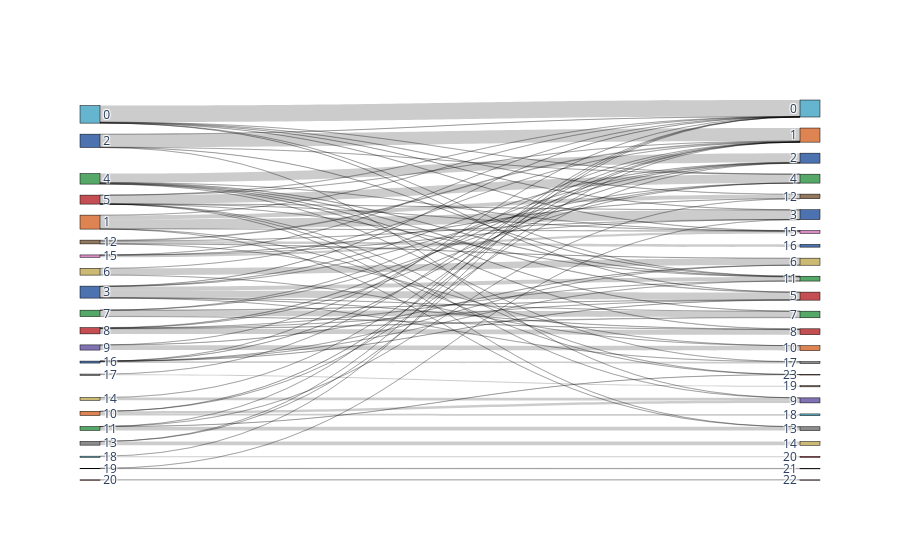
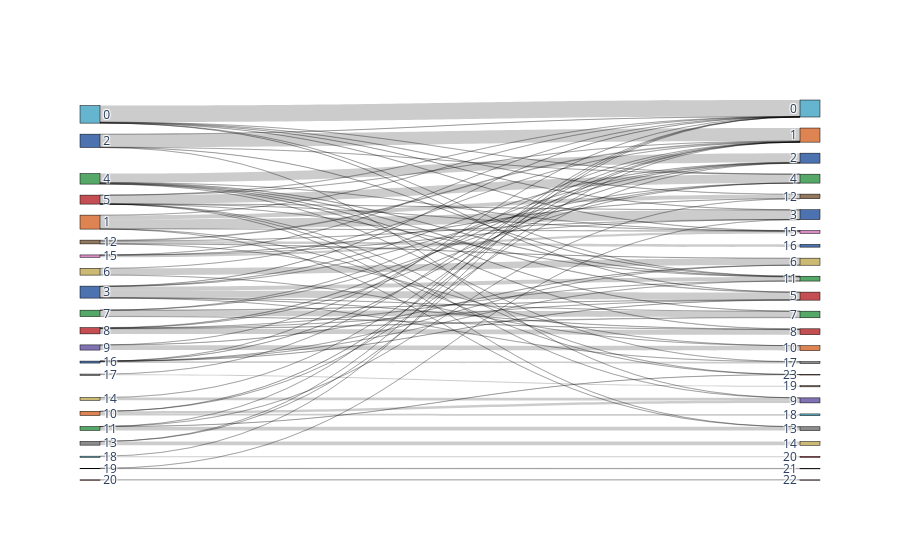

Write notebook code for charts like these, in order.
### Code cell
bc.tl.report(adata_pred=adata, celltype='leiden_reg_before_hvg', method='without_regress_out', analysis_name=analysis_name,
                        test_dataset='adata_new', name_prediction='leiden', name_report='compare_leiden', use_raw=False,
                        remove_nonshared=False, clustering='leiden', asymmetric_matrix=True, delimiter='\t', verbose=True)

### Figure 1 — Plotly figure (JSON) as saved in the notebook; plotly's stock layout.template omitted (floating-point values rounded to 4 significant figures)
{"data": [{"link": {"source": [12, 12, 12, 12, 12, 4, 4, 4, 4, 4, 4, 4, 5, 5, 5, 5, 5, 5, 5, 5, 5, 16, 16, 16, 16, 16, 16, 10, 10, 10, 10, 2, 2, 2, 2, 2, 6, 6, 6, 15, 15, 15, 15, 7, 7, 7, 7, 7, 11, 11, 11, 11, 3, 3, 3, 3, 3, 3, 3, 3, 13, 13, 13, 8, 8, 8, 8, 8, 8, 14, 14, 17, 17, 1, 1, 1, 1, 1, 1, 9, 9, 9, 0, 0, 0, 0, 0, 0, 0, 18, 18, 20, 19, 19], "target": [22, 31, 27, 37, 24, 23, 38, 36, 28, 26, 29, 32, 22, 25, 30, 36, 34, 21, 44, 32, 24, 23, 38, 27, 26, 21, 32, 22, 23, 30, 39, 22, 25, 30, 21, 32, 22, 31, 27, 36, 33, 21, 24, 23, 25, 28, 26, 29, 33, 34, 21, 44, 23, 25, 38, 28, 26, 21, 29, 32, 22, 35, 21, 23, 25, 28, 26, 29, 32, 22, 30, 22, 40, 36, 33, 34, 21, 44, 24, 22, 31, 27, 25, 36, 33, 26, 21, 32, 24, 21, 41, 43, 42, 24], "value": [54, 1, 7, 184, 11, 612, 3, 1, 5, 37, 27, 29, 1, 594, 2, 2, 1, 3, 3, 1, 1, 6, 114, 1, 7, 3, 2, 2, 1, 156, 124, 883, 1, 1, 5, 12, 1, 2, 457, 145, 10, 4, 1, 2, 2, 406, 9, 16, 1, 255, 1, 8, 23, 4, 8, 3, 482, 3, 14, 274, 1, 250, 1, 32, 2, 34, 9, 339, 8, 1, 182, 9, 76, 18, 278, 3, 7, 1, 639, 3, 334, 13, 1, 23, 23, 1, 1122, 2, 14, 2, 72, 13, 27, 1]}, "node": {"color": ["#64b5cd", "#dd8452", "#4c72b0", "#4c72b0", "#55a868", "#c44e52", "#ccb974", "#55a868", "#c44e52", "#8172b3", "#dd8452", "#55a868", "#937860", "#8c8c8c", "#ccb974", "#da8bc3", "#4c72b0", "#8c8c8c", "#64b5cd", "#937860", "#c44e52", "#64b5cd", "#dd8452", "#4c72b0", "#4c72b0", "#55a868", "#c44e52", "#ccb974", "#55a868", "#c44e52", "#8172b3", "#dd8452", "#55a868", "#937860", "#8c8c8c", "#ccb974", "#da8bc3", "#4c72b0", "#8c8c8c", "#64b5cd", "#937860", "#c44e52", "#8172b3", "#da8bc3", "#dd8452"], "label": ["0", "1", "2", "3", "4", "5", "6", "7", "8", "9", "10", "11", "12", "13", "14", "15", "16", "17", "18", "19", "20", "0", "1", "2", "3", "4", "5", "6", "7", "8", "9", "10", "11", "12", "13", "14", "15", "16", "17", "18", "19", "20", "21", "22", "23"], "line": {"color": "black", "width": 0.5}, "pad": 15, "thickness": 20}, "type": "sankey"}], "layout": {}}

### Figure 2 — Plotly figure (JSON) as saved in the notebook; plotly's stock layout.template omitted (floating-point values rounded to 4 significant figures)
{"data": [{"link": {"source": [12, 12, 12, 12, 12, 4, 4, 4, 4, 4, 4, 4, 5, 5, 5, 5, 5, 5, 5, 5, 5, 16, 16, 16, 16, 16, 16, 10, 10, 10, 10, 2, 2, 2, 2, 2, 6, 6, 6, 15, 15, 15, 15, 7, 7, 7, 7, 7, 11, 11, 11, 11, 3, 3, 3, 3, 3, 3, 3, 3, 13, 13, 13, 8, 8, 8, 8, 8, 8, 14, 14, 17, 17, 1, 1, 1, 1, 1, 1, 9, 9, 9, 0, 0, 0, 0, 0, 0, 0, 18, 18, 20, 19, 19], "target": [22, 31, 27, 37, 24, 23, 38, 36, 28, 26, 29, 32, 22, 25, 30, 36, 34, 21, 44, 32, 24, 23, 38, 27, 26, 21, 32, 22, 23, 30, 39, 22, 25, 30, 21, 32, 22, 31, 27, 36, 33, 21, 24, 23, 25, 28, 26, 29, 33, 34, 21, 44, 23, 25, 38, 28, 26, 21, 29, 32, 22, 35, 21, 23, 25, 28, 26, 29, 32, 22, 30, 22, 40, 36, 33, 34, 21, 44, 24, 22, 31, 27, 25, 36, 33, 26, 21, 32, 24, 21, 41, 43, 42, 24], "value": [54, 1, 7, 184, 11, 612, 3, 1, 5, 37, 27, 29, 1, 594, 2, 2, 1, 3, 3, 1, 1, 6, 114, 1, 7, 3, 2, 2, 1, 156, 124, 883, 1, 1, 5, 12, 1, 2, 457, 145, 10, 4, 1, 2, 2, 406, 9, 16, 1, 255, 1, 8, 23, 4, 8, 3, 482, 3, 14, 274, 1, 250, 1, 32, 2, 34, 9, 339, 8, 1, 182, 9, 76, 18, 278, 3, 7, 1, 639, 3, 334, 13, 1, 23, 23, 1, 1122, 2, 14, 2, 72, 13, 27, 1]}, "node": {"color": ["#64b5cd", "#dd8452", "#4c72b0", "#4c72b0", "#55a868", "#c44e52", "#ccb974", "#55a868", "#c44e52", "#8172b3", "#dd8452", "#55a868", "#937860", "#8c8c8c", "#ccb974", "#da8bc3", "#4c72b0", "#8c8c8c", "#64b5cd", "#937860", "#c44e52", "#64b5cd", "#dd8452", "#4c72b0", "#4c72b0", "#55a868", "#c44e52", "#ccb974", "#55a868", "#c44e52", "#8172b3", "#dd8452", "#55a868", "#937860", "#8c8c8c", "#ccb974", "#da8bc3", "#4c72b0", "#8c8c8c", "#64b5cd", "#937860", "#c44e52", "#8172b3", "#da8bc3", "#dd8452"], "label": ["0", "1", "2", "3", "4", "5", "6", "7", "8", "9", "10", "11", "12", "13", "14", "15", "16", "17", "18", "19", "20", "0", "1", "2", "3", "4", "5", "6", "7", "8", "9", "10", "11", "12", "13", "14", "15", "16", "17", "18", "19", "20", "21", "22", "23"], "line": {"color": "black", "width": 0.5}, "pad": 15, "thickness": 20}, "type": "sankey"}], "layout": {}}
